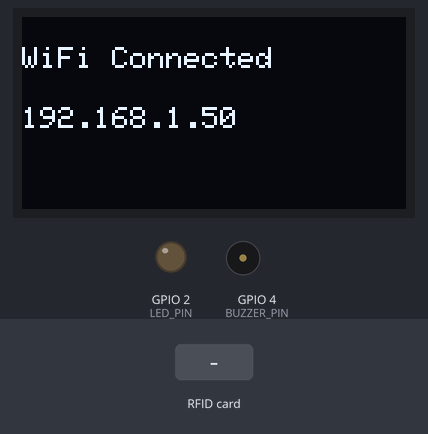
Simulated run of this sketch. Board: ESP32. On the bench: 128×64 one-colour display, output pins drawn as LEDs (lit = HIGH), buzzer (waves = sounding). The test bench sets the inputs (shaded band). WiFi joins after 1.5 s; servers stay silent unless stated; uploads are accepted with an empty reply; what the sketch prints to the serial monitor is not drawn.

Above: at 1.7 s.
At 3.8 s:
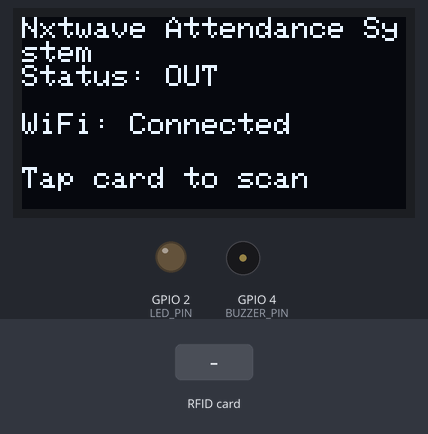
3.9 s: RFID card 2C 1D F5 06 held to the reader
At 5.3 s:
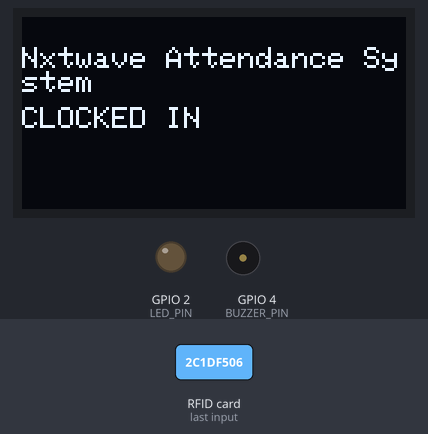
6.9 s: RFID card 5E 7A 19 C4 held to the reader
At 8.7 s:
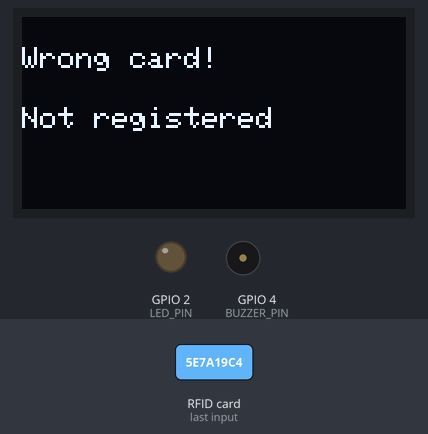
9.0 s: RFID card 2C 1D F5 06 held to the reader
At 10.8 s:
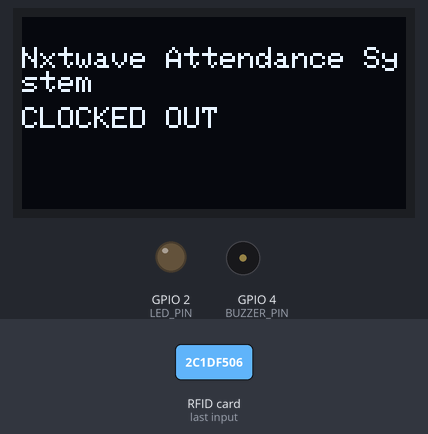
Timing chart, 0 to 12.3 s (numbered marks = the images above; inputs shaded):
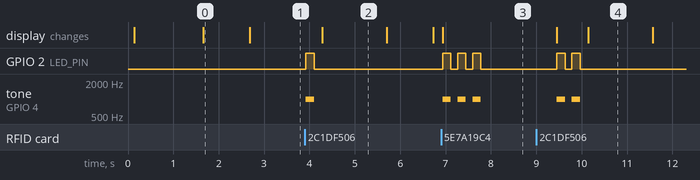

The sketch:

rfid_card.ino
```cpp
#include <SPI.h>
#include <MFRC522.h>
#include <WiFi.h>
#include <HTTPClient.h>
#include <ArduinoJson.h>
#include <Wire.h>
#include <Adafruit_GFX.h>
#include <Adafruit_SSD1306.h>

#define SS_PIN     5
#define RST_PIN    27
#define BUZZER_PIN 4
#define LED_PIN    2      // ESP32 onboard LED on most 30-pin boards

#define SCREEN_WIDTH   128
#define SCREEN_HEIGHT  64
#define SCREEN_ADDRESS 0x3C   // try 0x3D if the screen stays blank

MFRC522 rfid(SS_PIN, RST_PIN);
Adafruit_SSD1306 display(SCREEN_WIDTH, SCREEN_HEIGHT, &Wire, -1);

// ============ SAME FOR EVERYONE - set once, share with the class ============
const char* WIFI_SSID     = "NxtWave_Te@m";
const char* WIFI_PASSWORD = "Nxtwave@KKH@2026";

// Paste your n8n Webhook node's "Production URL" here - no separate
// server.py needed anymore, the ESP32 talks to n8n directly.
const char* N8N_WEBHOOK_URL = "https://beerbhadra.app.n8n.cloud/webhook/ESP/RFID";
// ==============================================================================

// ============ EDIT ME - each student fills in their OWN details ============
String MY_NAME     = "Nxtwave Attendance System";
String MY_CARD_UID = "2C1DF506";  // tap your card in Phase 1 to discover this
// ==============================================================================

bool isClockedIn = false;
unsigned long lastWifiCheck = 0;
const unsigned long WIFI_CHECK_INTERVAL = 5000;

void setup() {
  Serial.begin(115200);
  while (!Serial);

  SPI.begin();
  rfid.PCD_Init();

  pinMode(LED_PIN, OUTPUT);
  digitalWrite(LED_PIN, LOW);

  Wire.begin(21, 22);  // SDA, SCL
  if (!display.begin(SSD1306_SWITCHCAPVCC, SCREEN_ADDRESS)) {
    Serial.println("OLED not found - check wiring/address.");
  }
  showMessage("Starting...", "");

  connectToWiFi();

  Serial.println("Ready.");
  if (MY_CARD_UID == "UNKNOWN") {
    Serial.println("MY_CARD_UID not set yet - tap your card to discover it.");
    showMessage("Tap card to", "discover UID");
  } else {
    showIdleScreen();
  }
}

void loop() {
  String uid;
  if (readRFID(uid)) {

    if (MY_CARD_UID == "UNKNOWN") {
      Serial.print("Detected UID: "); Serial.println(uid);
      Serial.println("Copy this into MY_CARD_UID, then re-upload.");
      showMessage("UID found:", uid);
      feedback(3);
      delay(2000);
      showMessage("Tap card to", "discover UID");
      return;
    }

    if (uid != MY_CARD_UID) {
      Serial.println("This isn't the registered card for this device - ignoring.");
      showMessage("Wrong card!", "Not registered");
      feedback(3);
      delay(1500);
      showIdleScreen();
      return;
    }

    handleScan();
  }

  if (millis() - lastWifiCheck > WIFI_CHECK_INTERVAL) {
    lastWifiCheck = millis();
    if (WiFi.status() != WL_CONNECTED) {
      showMessage("WiFi lost...", "Reconnecting");
      connectToWiFi();
      showIdleScreen();
    }
  }
}

void connectToWiFi() {
  Serial.print("Connecting to Wi-Fi...");
  showMessage("Connecting to", "WiFi...");
  WiFi.mode(WIFI_STA);
  WiFi.begin(WIFI_SSID, WIFI_PASSWORD);
  unsigned long start = millis();
  while (WiFi.status() != WL_CONNECTED && millis() - start < 15000) {
    delay(300);
    Serial.print(".");
  }
  Serial.println();
  if (WiFi.status() == WL_CONNECTED) {
    Serial.print("Connected. IP: "); Serial.println(WiFi.localIP());
    showMessage("WiFi Connected", WiFi.localIP().toString());
    delay(1000);
  } else {
    Serial.println("Wi-Fi connect failed, will retry in background.");
    showMessage("WiFi Failed", "Retrying later");
    delay(1000);
  }
}

bool readRFID(String &uid) {
  if (!rfid.PICC_IsNewCardPresent()) return false;
  if (!rfid.PICC_ReadCardSerial())   return false;

  uid = "";
  for (byte i = 0; i < rfid.uid.size; i++) {
    if (rfid.uid.uidByte[i] < 0x10) uid += "0";
    uid += String(rfid.uid.uidByte[i], HEX);
  }
  uid.toUpperCase();

  rfid.PICC_HaltA();
  rfid.PCD_StopCrypto1();
  return true;
}

void handleScan() {
  String eventType = isClockedIn ? "CLOCK_OUT" : "CLOCK_IN";
  isClockedIn = !isClockedIn;

  Serial.print("Name: "); Serial.println(MY_NAME);
  Serial.print("Event: "); Serial.println(eventType);

  if (eventType == "CLOCK_IN") {
    feedback(1);
    showMessage(MY_NAME, "CLOCKED IN");
  } else {
    feedback(2);
    showMessage(MY_NAME, "CLOCKED OUT");
  }

  bool sent = sendEvent(eventType);
  delay(1200);
  showStatusResult(sent);
  delay(1000);
  showIdleScreen();
}

// Sends the event straight to n8n. n8n handles: logging (for the
// dashboard), Telegram, and email - all in one workflow.
bool sendEvent(String eventType) {
  if (WiFi.status() != WL_CONNECTED) {
    Serial.println("No Wi-Fi - event NOT sent.");
    return false;
  }

  StaticJsonDocument<256> doc;
  doc["uid"]        = MY_CARD_UID;
  doc["name"]       = MY_NAME;
  doc["event_type"] = eventType;

  String payload;
  serializeJson(doc, payload);

  HTTPClient http;
  http.begin(N8N_WEBHOOK_URL);
  http.addHeader("Content-Type", "application/json");
  int httpCode = http.POST(payload);

  bool success = (httpCode > 0 && httpCode < 300);

  if (httpCode > 0) {
    Serial.print("n8n responded: "); Serial.println(httpCode);
  } else {
    Serial.print("POST failed: "); Serial.println(http.errorToString(httpCode));
  }
  http.end();
  return success;
}

// ---------------- OLED helper functions ----------------

// Two-line generic message
void showMessage(String line1, String line2) {
  display.clearDisplay();
  display.setTextSize(1);
  display.setTextColor(SSD1306_WHITE);
  display.setCursor(0, 10);
  display.println(line1);
  display.setCursor(0, 30);
  display.println(line2);
  display.display();
}

// Idle screen shown between scans
void showIdleScreen() {
  display.clearDisplay();
  display.setTextSize(1);
  display.setTextColor(SSD1306_WHITE);
  display.setCursor(0, 0);
  display.println(MY_NAME);

  display.setCursor(0, 16);
  display.println(isClockedIn ? "Status: IN" : "Status: OUT");

  display.setCursor(0, 32);
  display.println(WiFi.status() == WL_CONNECTED ? "WiFi: Connected" : "WiFi: Disconnected");

  display.setCursor(0, 50);
  display.println("Tap card to scan");

  display.display();
}

// Shown right after trying to send an event
void showStatusResult(bool sent) {
  display.clearDisplay();
  display.setTextSize(1);
  display.setTextColor(SSD1306_WHITE);
  display.setCursor(0, 20);
  display.println(sent ? "Sent to n8n" : "Send FAILED");
  display.setCursor(0, 36);
  display.println(sent ? "OK" : "Check WiFi/n8n");
  display.display();
}

// ---------------- Buzzer + LED feedback (synced) ----------------
// Plays `count` beeps and blinks the LED `count` times, together.
// 1 = clock in, 2 = clock out, 3 = wrong card / discovery mode.
void feedback(int count) {
  for (int i = 0; i < count; i++) {
    tone(BUZZER_PIN, 1000);
    digitalWrite(LED_PIN, HIGH);
    delay(180);
    noTone(BUZZER_PIN);
    digitalWrite(LED_PIN, LOW);
    delay(150);
  }
}
```

add_integer.c
```cpp
#include <stdio.h>
int main() {
    int number;

    printf("Enter an integer: ");

    // reads and stores input
    scanf("%d", &number);

    // displays output
    printf("You entered: %d", number);

    return 0;
}
```

Measured:
- after the input at 3.9 s, GPIO 2 (LED_PIN): LOW → HIGH at once, → LOW 0.18 s later; tone on GPIO 4 (BUZZER_PIN): silent → 1000 Hz at once, → silent 0.18 s later; the display: changes after 0.38 s (image 2)
- after the input at 6.9 s, GPIO 2 (LED_PIN): alternates HIGH for 0.18 s and LOW for 0.15 s, 6 changes in all, then stays LOW, starting at once; tone on GPIO 4 (BUZZER_PIN): alternates 1000 Hz for 0.18 s and silent for 0.15 s, 6 changes in all, then stays silent, starting at once; the display: changes at once (image 3)
- after the input at 9.0 s, GPIO 2 (LED_PIN): alternates HIGH for 0.18 s and LOW for 0.15 s, 4 changes in all, then stays LOW, starting after 0.45 s; tone on GPIO 4 (BUZZER_PIN): alternates 1000 Hz for 0.18 s and silent for 0.15 s, 4 changes in all, then stays silent, starting after 0.45 s
- what the display in image 0 shows lasts 1.0 s, from 1.7 s to 2.7 s
- what the display in image 2 shows lasts 1.4 s, from 4.3 s to 5.7 s
